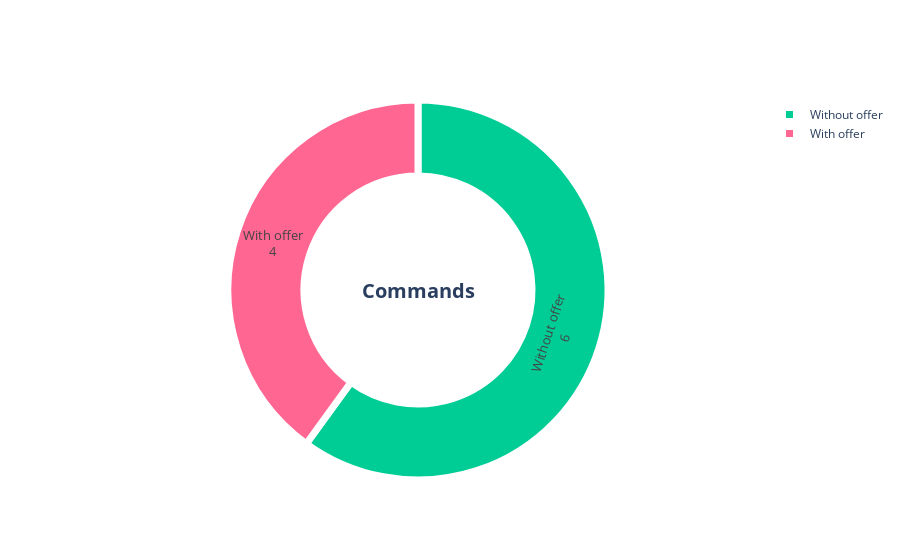

The notebook cell saved with this chart:
### Markdown cell above
### 3.2 Distribution of offers by category <a class="anchor" id="section3_2"></a>

### Code cell
# Here you can define how you want to categorise the offers
# Category 0 exist by default
offers_categories_delimiters = [0, 50, 100, 200, 300, 400, 500, 700, 1000, 2000] # 6 categories: 0 (default), 0-50, 50-100, 100-500, 500-1000, 1000-∞ 

############## setting ################
offers_categories = dict()
last_category_delimiter = offers_categories_delimiters[0]
skip = True
for category_delimiter in offers_categories_delimiters:
    if skip:
        offers_categories[f'no_offer'] = dict(count=0, amount=0)
    else:
        offers_categories[f'amount_range_{last_category_delimiter}-{category_delimiter}'] = dict(count=0, amount=0)
    last_category_delimiter = category_delimiter
    skip = False
offers_categories[f'amount_range_{offers_categories_delimiters[-1]}-∞'] = dict(count=0, amount=0, )


for offer in all_offers:
    last_category_delimiter = offers_categories_delimiters[0]
    for index, category_delimiter in enumerate(offers_categories_delimiters): 
        if offer['value']==0:
            offers_categories[f'no_offer']['count'] += 1
            offers_categories[f'no_offer']['amount'] += offer['value']
            break
        elif(offer['value'] in range(last_category_delimiter, category_delimiter)):
            offers_categories[f'amount_range_{last_category_delimiter}-{category_delimiter}']['count'] += 1
            offers_categories[f'amount_range_{last_category_delimiter}-{category_delimiter}']['amount'] += offer['value']
            break
        elif(offer['value']>=offers_categories_delimiters[-1]):
            offers_categories[f'amount_range_{offers_categories_delimiters[-1]}-∞']['count'] += 1
            offers_categories[f'amount_range_{offers_categories_delimiters[-1]}-∞']['amount'] += offer['value']
            break

        last_category_delimiter = category_delimiter

offers_categories = pd.DataFrame(data={'category':list(offers_categories.keys()), 'count':[content['count'] for content in list(offers_categories.values())], 'amount':[content['amount'] for content in list(offers_categories.values())]})

donut_hole = 0.6

fig = go.Figure(data=[go.Pie(labels=["Without offer", "With offer"], 
                             values=[offers_categories['count'].values[0], offers_categories['count'].values[1:].sum()],
                             text=[0, offers_categories['amount'].sum()],
                             #color_discrete_sequence=px.colors.sequential.Teal,
                             hovertemplate="<b>Name:</b> %{label}<br><b>Number:</b> %{value}<br><b>Amount:</b> %{text}<extra></extra>",
                             hole = donut_hole)])

fig.update_traces(hoverinfo='label', textinfo='label+value', textfont_size=13, textposition="inside",
                  marker=dict(colors=[px.colors.qualitative.Plotly[2], px.colors.qualitative.Plotly[6]], 
                              line=dict(color='#FFFFFF', width=7,)))

fig.update_layout(
  height=800,
  title={'text': "",
          'x':0.5,
          'xanchor': 'center',
          'font_size': 20,
    },
  annotations= [
         {
            "font": {
               "size": 20
            },
            "showarrow": False,
            "text": "<b>Commands</b>",
            "x": 0.5,
            "y": 0.5
         },
  ]
)

fig.show()

### Figure 1 — Plotly figure (JSON) as saved in the notebook; plotly's stock layout.template omitted (floating-point values rounded to 4 significant figures)
{"data": [{"hole": 0.6, "hoverinfo": "label", "hovertemplate": "<b>Name:</b> %{label}<br><b>Number:</b> %{value}<br><b>Amount:</b> %{text}<extra></extra>", "labels": ["Without offer", "With offer"], "marker": {"colors": ["#00CC96", "#FF6692"], "line": {"color": "#FFFFFF", "width": 7}}, "text": [0, 1048], "textfont": {"size": 13}, "textinfo": "label+value", "textposition": "inside", "type": "pie", "values": [6, 4]}], "layout": {"annotations": [{"font": {"size": 20}, "showarrow": false, "text": "<b>Commands</b>", "x": 0.5, "y": 0.5}], "autosize": true, "title": {"font": {"size": 20}, "text": "", "x": 0.5, "xanchor": "center"}}}
